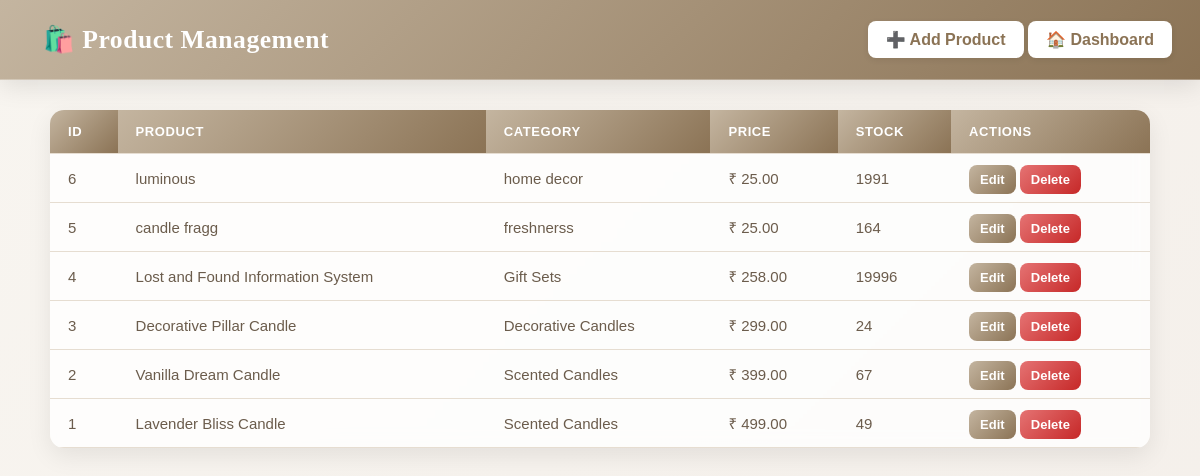
The app's page /admin/products.php (signed in) with its own data.
### tables this page shows
CREATE TABLE `products` (
  `id` int(11) NOT NULL,
  `name` varchar(150) NOT NULL,
  `category_id` int(11) DEFAULT NULL,
  `price` decimal(10,2) NOT NULL,
  `avg_rating` decimal(3,2) DEFAULT 0.00,
  `total_reviews` int(11) DEFAULT 0,
  `stock` int(11) DEFAULT 0,
  `description` text DEFAULT NULL,
  `image` varchar(255) DEFAULT NULL,
  `created_at` timestamp NOT NULL DEFAULT current_timestamp()
);

CREATE TABLE `categories` (
  `id` int(11) NOT NULL,
  `name` varchar(100) NOT NULL
);

### admin/products.php (the view, shortened to what this page needs)
<?php
require_once __DIR__ . '/../includes/db.php';
$sql = "
    SELECT p.id, p.name, p.price, p.stock,
           c.name AS category_name
    FROM products p
    LEFT JOIN categories c ON p.category_id = c.id
    ORDER BY p.id DESC
";
$res = $conn->query($sql);
?>
<!doctype html>
<html lang="en">
<head>
</head>
<body>
<header>
  <a href="index.php" class="btnn"><h1>🛍️ Product Management</h1></a>
  <div>
    <a href="add_product.php" class="btn">➕ Add Product</a>
    <a href="index.php" class="btn">🏠 Dashboard</a>
  </div>
</header>
<main>
  <table>
    <thead>
      <tr>
        <th>ID</th>
        <th>Product</th>
        <th>Category</th>
        <th>Price</th>
        <th>Stock</th>
        <th>Actions</th>
      </tr>
    </thead>
    <tbody>
      <?php if ($res && $res->num_rows > 0): ?>
        <?php while($p = $res->fetch_assoc()): ?>
          <tr>
            <td data-label="ID"><?= $p['id'] ?></td>
            <td data-label="Product"><?= htmlspecialchars($p['name']) ?></td>
            <td data-label="Category"><?= htmlspecialchars($p['category_name'] ?? 'Uncategorized') ?></td>
            <td data-label="Price">₹ <?= number_format($p['price'], 2) ?></td>
            <td data-label="Stock"><?= (int)$p['stock'] ?></td>
            <td data-label="Actions" class="actions">
              <a href="edit_product.php?id=<?= $p['id'] ?>" class="edit">Edit</a>
              <a href="delete_product.php?id=<?= $p['id'] ?>" class="delete" onclick="return confirmDelete(event)">Delete</a>
            </td>
          </tr>
        <?php endwhile; ?>
      <?php else: ?>
        <tr><td colspan="6" style="text-align:center;padding:20px;">No products found.</td></tr>
      <?php endif; ?>
    </tbody>
  </table>
</main>
</body>
</html>

### admin/products.php (style rules this page uses)
:root { --bg: linear-gradient(135deg, #F8F5F0, #F4EFEA); --accent: linear-gradient(135deg, #C4B5A0, #8B7355); --card-bg: #ffffffcc; --text-dark: #3b2f2f; --text-light: #6b5c4c; --border: #e6ddd1; --hover-bg: #faf7f3; --success: #d1fae5; --error: #fee2e2; }
body { margin: 0; font-family: 'Poppins', sans-serif; background: var(--bg); color: var(--text-dark); min-height: 100vh; display: flex; flex-direction: column; }
header { background: var(--accent); color: #fff; padding: 16px 28px; display: flex; justify-content: space-between; align-items: center; box-shadow: 0 6px 24px rgba(0, 0, 0, 0.1); border-bottom: 1px solid rgba(255, 255, 255, 0.25); }
header h1 { font-family: 'Playfair Display', serif; font-weight: 600; font-size: 1.6rem; margin: 0; letter-spacing: 0.5px; }
header .btnn { background: transparent; color: #fff; text-decoration: none; padding: 8px 15px; border-radius: 8px; font-weight: 600; transition: all 0.3s ease; }
header .btn { background: #fff; color: #8B7355; text-decoration: none; padding: 10px 18px; border-radius: 8px; font-weight: 600; transition: all 0.3s ease; box-shadow: 0 2px 6px rgba(0,0,0,0.08); }
main { flex: 1; padding: 30px; max-width: 1100px; margin: 0 auto; width: 100%; }
table { width: 100%; border-collapse: collapse; border-radius: 14px; overflow: hidden; background: var(--card-bg); backdrop-filter: blur(8px); box-shadow: 0 8px 24px rgba(0, 0, 0, 0.08); }
th, td { padding: 14px 18px; text-align: left; border-bottom: 1px solid var(--border); font-size: 15px; }
th { background: var(--accent); color: #fff; text-transform: uppercase; font-size: 13px; letter-spacing: 0.6px; font-weight: 600; }
td { color: var(--text-light); transition: background 0.2s ease; }
.actions a { text-decoration: none; padding: 7px 11px; border-radius: 8px; font-size: 13px; font-weight: 600; transition: all 0.25s ease; }
.actions a.edit { background: linear-gradient(135deg, #C4B5A0, #8B7355); color: #fff; }
.actions a.delete { background: linear-gradient(135deg, #e57373, #c62828); color: #fff; }

### records on screen
products: id "6", name "luminous", category.name "home decor", price "25.00", stock "1991"
products: id "5", name "candle fragg", category.name "freshnerss", price "25.00", stock "164"
products: id "4", name "Lost and Found Information System", category.name "Gift Sets", price "258.00", stock "19996"
products: id "3", name "Decorative Pillar Candle", category.name "Decorative Candles", price "299.00", stock "24"
products: id "2", name "Vanilla Dream Candle", category.name "Scented Candles", price "399.00", stock "67"
products: id "1", name "Lavender Bliss Candle", category.name "Scented Candles", price "499.00", stock "49"
